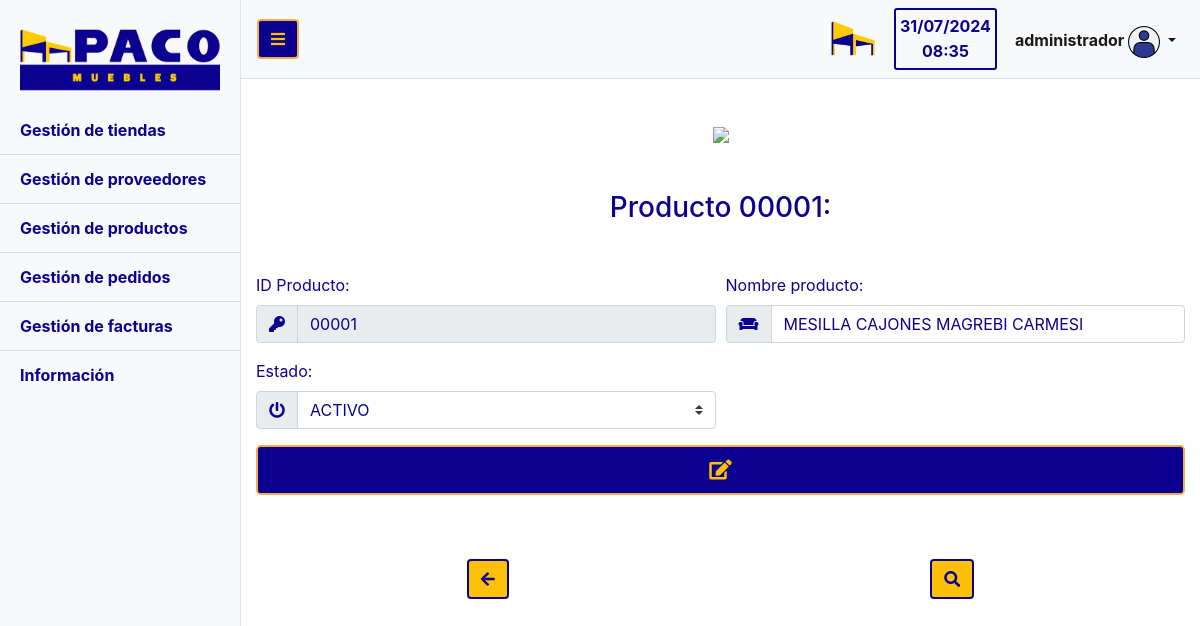
The page /producto_editar.php?id=00001 (signed in) on the database its author committed.
### tables this page shows
CREATE TABLE IF NOT EXISTS `PRODUCTOS` (
  `ID_PRODUCTO` varchar(5) NOT NULL,
  `NOMBRE_PRODUCTO` varchar(100) NOT NULL,
  `ESTADO` tinyint(4) NOT NULL,
  PRIMARY KEY (`ID_PRODUCTO`),
  UNIQUE KEY `ID_PRODUCTO_UNIQUE` (`ID_PRODUCTO`)
);

### producto_editar.php (the view, shortened to what this page needs)
<!DOCTYPE html>
<html lang="es">
<head>
  <link rel="stylesheet" href="https://use.fontawesome.com/releases/v5.15.1/css/all.css">
  <link href="vendor/bootstrap/css/bootstrap.min.css" rel="stylesheet">
  <link href="css/inicio.css" rel="stylesheet">
</head>
<body onload="hora_act()">
  <div class="d-flex" id="wrapper">
    <div class="bg-light border-right" id="sidebar-wrapper">
      <div class="sidebar-heading"><a class="text-dark" href="inicio.php"><img src="img/home_pacologo.png" style="width:200px"></a></div>
      <div class="list-group list-group-flush">
        <a href="tienda_home.php" class="list-group-item list-group-item-action bg-light color_bold_font">Gestión de tiendas</a>
        <a href="proveedor_home.php" class="list-group-item list-group-item-action bg-light color_bold_font">Gestión de proveedores</a>
        <a href="producto_home.php" class="list-group-item list-group-item-action bg-light color_bold_font">Gestión de productos</a>
        <a href="pedido_home.php" class="list-group-item list-group-item-action bg-light color_bold_font">Gestión de pedidos</a>
        <a href="facturas.php" class="list-group-item list-group-item-action bg-light color_bold_font">Gestión de facturas</a>
        <a href="informacion.php" class="list-group-item list-group-item-action bg-light color_bold_font">Información</a>
      </div>
    </div>
    <div id="page-content-wrapper">
      <nav class="navbar navbar-expand-lg navbar-light bg-light border-bottom">
      <button class="btn color_use text-warning" id="menu-toggle"><i class="fas fa-bars"></i></button>
        <div class="collapse navbar-collapse" id="navbarSupportedContent">
          <ul class="navbar-nav ml-auto mt-2 mt-lg-0">
            <div class="d-flex float-left mr-3">
              <img class="mx-auto d-block img-fluid" src="img/logo_transparente.png" style="width: 50px"/>
            </div>
            <div id="fecha">
              <div id="reloj">
                <form name="form_reloj">
                  <input type="text" name="reloj" id="casillareloj" disabled="disabled">
                </form>
              </div>
            </div>
            <li class="nav-item active dropdown" id="centrarUsuario">
              <a class="nav-link dropdown-toggle color_bold_font" href="#" id="navbarDropdown" role="button" data-toggle="dropdown" aria-haspopup="true" aria-expanded="false">
                 <?php echo $_SESSION['USER'];?>
                 <img src="img/user.png">
              </a>
            </li>
          </ul>
        </div>
      </nav>
    <?php
      include_once 'conexion.php';
      $id = $_GET['id'];
      $sql = $conexion->prepare("SELECT * FROM PRODUCTOS WHERE ID_PRODUCTO = ?;");
      $sql ->execute([$id]);
      $producto = $sql->fetch(PDO::FETCH_OBJ);
    ?>
    <div class="container my-5 color_font">
      <div class="d-flex justify-content-center">
        <img src="img/productos.png">
      </div>
      <h3 class="text-center my-5">Producto <?php echo $producto->ID_PRODUCTO?>:</h3>
        <form method="POST" action="" role="form">
          <div class="form-row">
            <div class="form-group col-md-6">
              <label>ID Producto:</label>
              <div class="input-group">
                <div class="input-group-prepend">
                  <span class="input-group-text color_font"><i class="fas fa-key"></i></span>
                </div>
                <input type="text" class="form-control color_font" autocomplete="off" value="<?php echo $producto->ID_PRODUCTO?>" minlength="5" maxlength="5" pattern="^(?:[0-9][0-9]*|0)$" required <?php include_once 'conexion2.php'; $id_producto = $_GET['id']; $consulta = "SELECT * FROM PRODUCTOSxPEDIDOS WHERE ID_PRODUCTO = $id_producto"; $res = mysqli_query($conexion2, $consulta); if(mysqli_num_rows($res)){ echo 'disabled';}else{ echo 'name="id_input"';}?>>
              </div>
            </div>
            <div class="form-group col-md-6">
              <label for="nombre_producto2">Nombre producto:</label>
              <div class="input-group">
                <div class="input-group-prepend">
                  <span class="input-group-text color_font"><i class="fas fa-couch"></i></span>
                </div>
                <input type="text" class="form-control color_font" name="nombre_producto2" value="<?php echo $producto->NOMBRE_PRODUCTO?>" autocomplete="off" maxlength="100" required>
              </div>
            </div>
          </div>
          <div class="form-row">
            <div class="form-group col-md-6">
              <label for="estado2">Estado:</label>
              <div class="input-group">
                <div class="input-group-prepend">
                  <span class="input-group-text color_font"><i class="fas fa-power-off"></i></span>
                </div>
                <select class="custom-select color_font" name="estado2">
                  <option value='1'>ACTIVO</option>
                </select>
              </div>
            </div>
          </div>
          <div class="form-row">
            <div class="form-group col-md-12">
              <button class="btn btn-lg btn-block color_use text-warning" title="Editar" type="submit" name="btn_editar_producto"><i class='fas fa-edit'></i></button>
            </div>
          </div>
        </form>
      </div>
      <div class="container d-flex  justify-content-around mt-2">
        <form method="POST" action="producto_buscar.php">
          <button type="submit" name="searchBtn" class="btn color_text bg-warning"><i class="fas fa-arrow-left"></i></button>
        </form>
        <button class="btn color_text bg-warning" name="lupa-lista" title="Buscar" data-toggle="modal" data-target="#listaProductos"><i class="fas fa-search"></i></button>
      </div>
    </div>
  </div>
</body>
</html>

### css/inicio.css (style rules this page uses)
#wrapper { overflow-x: hidden; }
#sidebar-wrapper { min-height: 100vh; margin-left: -15rem; -webkit-transition: margin .25s ease-out; -moz-transition: margin .25s ease-out; -o-transition: margin .25s ease-out; transition: margin .25s ease-out; }
#sidebar-wrapper .sidebar-heading { padding: 0.875rem 1.25rem; font-size: 1.2rem; }
#sidebar-wrapper .list-group { width: 15rem; }
#page-content-wrapper { min-width: 100vw; }
#reloj, #casillareloj { text-align: center; }
#fecha { text-align: center; font-weight: bold; border: 2px solid #0c0090; padding: 4px; margin-right: 10px; border-radius: 3px; color: #0c0090 }
.color_font { color: #0c0090; }
.color_bold_font { color: #0c0090; font-weight: bold; }
.color_use { background-color: #0c0090; border: 2px solid #f0ad4e; }
.color_text { color: #0c0090; border: 2px solid #0c0090; }
#casillareloj { border: none; background: #f8f9fa; width: 60px; color: #0c0090; font-weight: bold; }
#centrarUsuario { display: flex; justify-content: center; margin-top: 10px; }
@media (min-width: 768px) { #sidebar-wrapper { margin-left: 0; } }
@media (min-width: 768px) { #page-content-wrapper { min-width: 0; width: 100%; } }

### rows shown on the page
productos: ID_PRODUCTO "00001", nombre_producto2 "MESILLA CAJONES MAGREBI CARMESI"

### other values the page prints
$_SESSION['USER'] "administrador"
